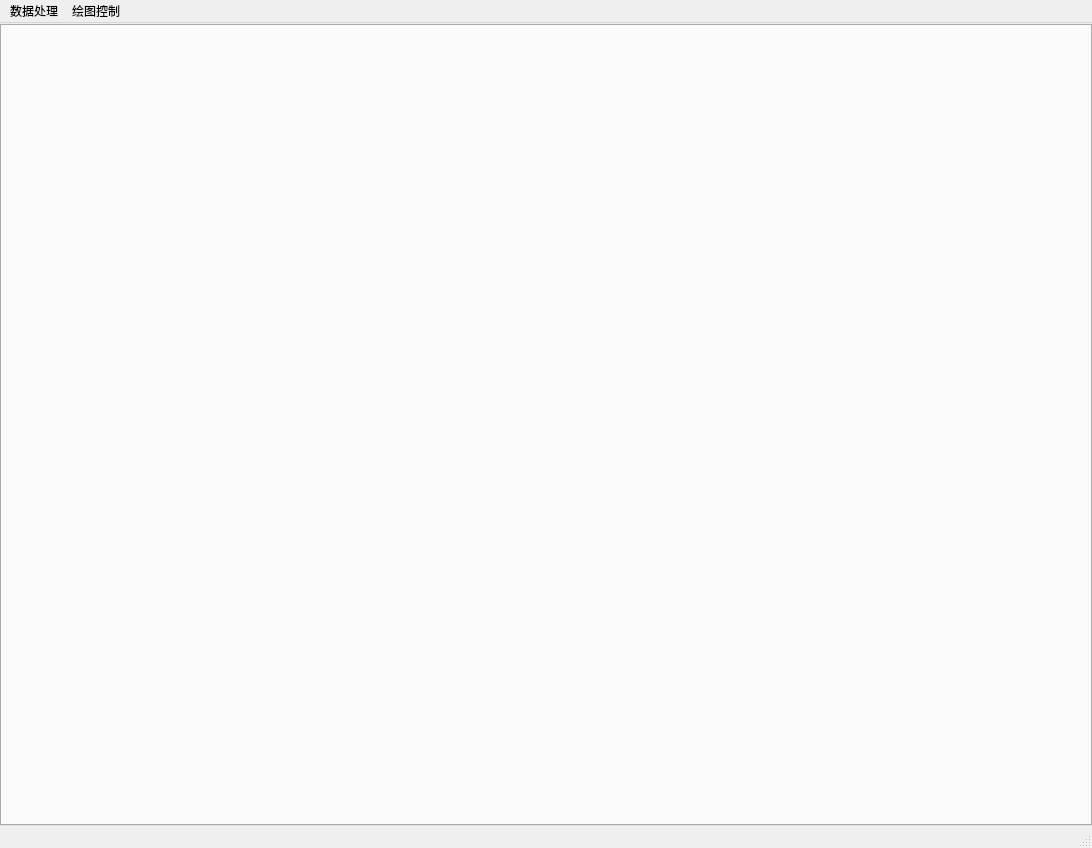
<?xml version="1.0" encoding="UTF-8"?>
<ui version="4.0">
 <class>MainWindow</class>
 <widget class="QMainWindow" name="MainWindow">
  <property name="geometry">
   <rect>
    <x>0</x>
    <y>0</y>
    <width>1092</width>
    <height>848</height>
   </rect>
  </property>
  <property name="windowTitle">
   <string>数据分析工具</string>
  </property>
  <property name="windowIcon">
   <iconset resource="qrc.qrc">
    <normaloff>:/icon/数据分析.ico</normaloff>:/icon/数据分析.ico</iconset>
  </property>
  <widget class="QWidget" name="centralwidget">
   <layout class="QGridLayout" name="gridLayout">
    <property name="leftMargin">
     <number>0</number>
    </property>
    <property name="topMargin">
     <number>1</number>
    </property>
    <property name="rightMargin">
     <number>0</number>
    </property>
    <property name="bottomMargin">
     <number>0</number>
    </property>
    <property name="spacing">
     <number>0</number>
    </property>
    <item row="0" column="0">
     <widget class="QTabWidget" name="tabWidget_tab"/>
    </item>
   </layout>
  </widget>
  <widget class="QMenuBar" name="menubar">
   <property name="geometry">
    <rect>
     <x>0</x>
     <y>0</y>
     <width>1092</width>
     <height>23</height>
    </rect>
   </property>
   <widget class="QMenu" name="menu">
    <property name="title">
     <string>数据处理</string>
    </property>
    <addaction name="action_dataload"/>
    <addaction name="action_filter"/>
    <addaction name="action_coding"/>
   </widget>
   <widget class="QMenu" name="menu_2">
    <property name="title">
     <string>绘图控制</string>
    </property>
    <addaction name="action_waterfall"/>
   </widget>
   <addaction name="menu"/>
   <addaction name="menu_2"/>
  </widget>
  <widget class="QStatusBar" name="statusbar"/>
  <action name="action_dataload">
   <property name="text">
    <string>数据加载</string>
   </property>
  </action>
  <action name="action_filter">
   <property name="text">
    <string>数据滤波</string>
   </property>
  </action>
  <action name="action_time">
   <property name="text">
    <string>多通道时域图</string>
   </property>
  </action>
  <action name="action_waterfall">
   <property name="text">
    <string>瀑布图</string>
   </property>
  </action>
  <action name="action_stft">
   <property name="text">
    <string>短时傅里叶</string>
   </property>
  </action>
  <action name="action_export">
   <property name="text">
    <string>数据导出</string>
   </property>
  </action>
  <action name="action_coding">
   <property name="text">
    <string>高速编码</string>
   </property>
  </action>
 </widget>
 <resources>
  <include location="qrc.qrc"/>
 </resources>
 <connections>
  <connection>
   <sender>action_dataload</sender>
   <signal>triggered()</signal>
   <receiver>MainWindow</receiver>
   <slot>HandlerLoad()</slot>
   <hints>
    <hint type="sourcelabel">
     <x>-1</x>
     <y>-1</y>
    </hint>
    <hint type="destinationlabel">
     <x>399</x>
     <y>299</y>
    </hint>
   </hints>
  </connection>
  <connection>
   <sender>action_filter</sender>
   <signal>triggered()</signal>
   <receiver>MainWindow</receiver>
   <slot>HandlerFilter()</slot>
   <hints>
    <hint type="sourcelabel">
     <x>-1</x>
     <y>-1</y>
    </hint>
    <hint type="destinationlabel">
     <x>399</x>
     <y>299</y>
    </hint>
   </hints>
  </connection>
  <connection>
   <sender>action_waterfall</sender>
   <signal>triggered()</signal>
   <receiver>MainWindow</receiver>
   <slot>HandlerWaterFall()</slot>
   <hints>
    <hint type="sourcelabel">
     <x>-1</x>
     <y>-1</y>
    </hint>
    <hint type="destinationlabel">
     <x>399</x>
     <y>299</y>
    </hint>
   </hints>
  </connection>
  <connection>
   <sender>action_coding</sender>
   <signal>triggered()</signal>
   <receiver>MainWindow</receiver>
   <slot>HandlerCoding()</slot>
   <hints>
    <hint type="sourcelabel">
     <x>-1</x>
     <y>-1</y>
    </hint>
    <hint type="destinationlabel">
     <x>545</x>
     <y>423</y>
    </hint>
   </hints>
  </connection>
 </connections>
 <slots>
  <slot>HandlerLoad()</slot>
  <slot>HandlerFilter()</slot>
  <slot>HandlerDrawTime()</slot>
  <slot>HandlerWaterFall()</slot>
  <slot>HandlerSTFT()</slot>
  <slot>HandlerExport()</slot>
  <slot>HandlerCoding()</slot>
 </slots>
</ui>
